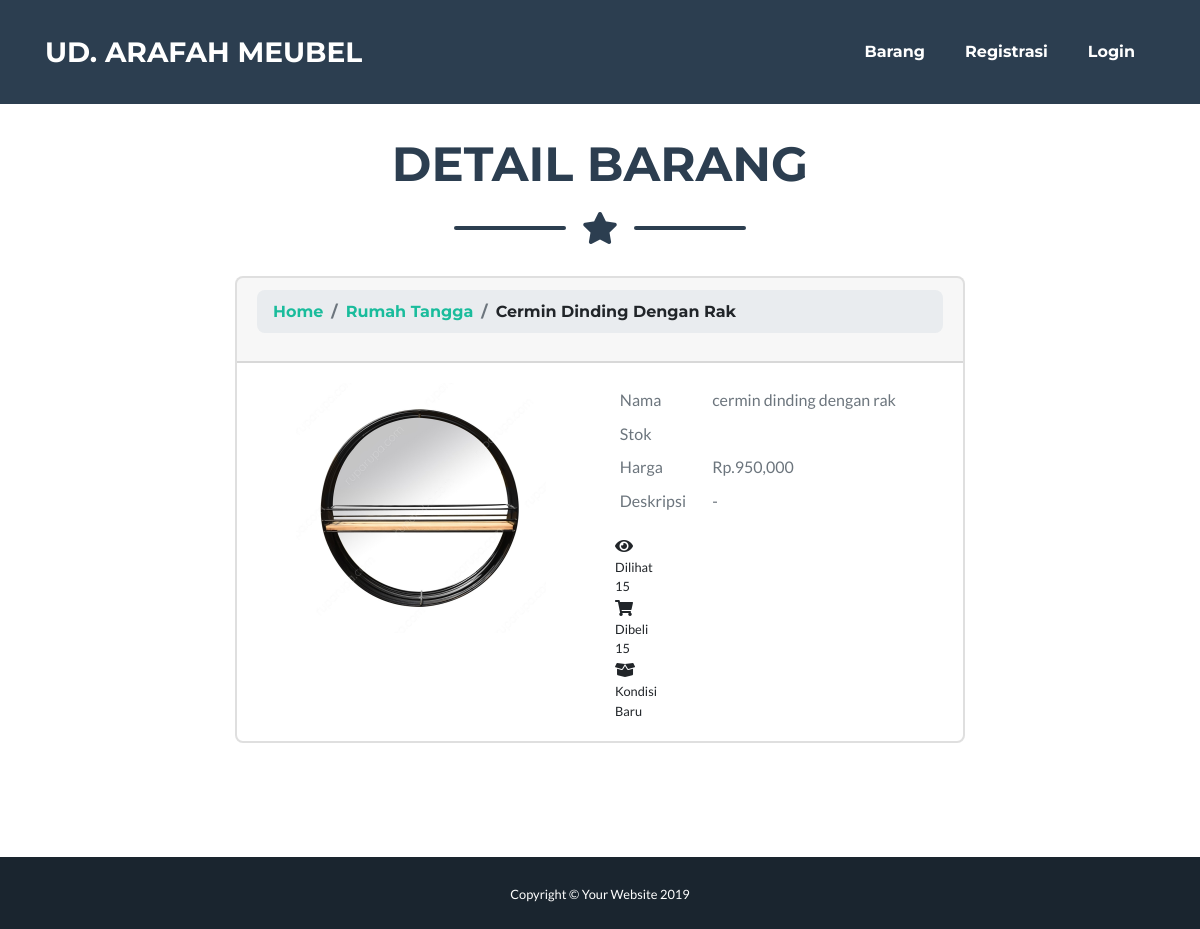
Screenshot of /pel/index2.php?page=view-barang&idpr=5 with the database file from the repository.
### tables this page shows
CREATE TABLE IF NOT EXISTS `tbproduk` (
  `id` int(10) NOT NULL,
  `id_kategori` varchar(10) NOT NULL,
  `nama_barang` text NOT NULL,
  `harga` varchar(10) NOT NULL,
  `stok` char(10) NOT NULL,
  `deskripsi` text NOT NULL,
  `tanggal` varchar(50) NOT NULL,
  `img` varchar(50) NOT NULL
);

CREATE TABLE IF NOT EXISTS `tbkategori` (
  `id` int(10) NOT NULL,
  `kategori` varchar(200) NOT NULL
);

### pel/laman/view_barang.php (the view, shortened to what this page needs)
<?php
$id = $_GET['idpr'];
$sql = mysql_query("SELECT a.id as idp,b.id as idk,a.nama_barang,b.kategori,a.harga,a.deskripsi,a.img FROM tbproduk a, tbkategori b WHERE a.id_kategori=b.id AND a.id='$id'");
$d = mysql_fetch_array($sql);
?>
<div class="col-md-8 offset-md-2">
	<div class="card">
		<div class="card-header text-capitalize h4">
			<div class="breadcrumb no-background h6">
				<a href="?page=barang" class="breadcrumb-item link">Home</a>
				<a href="?page=barang&idkat=<?= $d['idk'];?>" class="breadcrumb-item link"><?= $d['kategori'];?></a>
				<span class="breadcrumb-item"><?= $d['nama_barang'];?></span>
			</div>
		</div>
		<div class="card-body">
			<div class="row">
				<div class="col-md-6">
					<img src="../admin/img/produk/<?= $d['img'];?>" class="img-fluid mx-auto d-block" style="height:250px">
				</div>
				<div class="col-md-6">
					<table class="table table-sm table-hover table-borderless text-muted">
						<tr>
							<td>Nama</td>
							<td><?= $d['nama_barang'];?></td>
						</tr>
						<tr>
							<td>Stok</td>
							<td><?= $d['stok'];?></td>
						</tr>
						<tr>
							<td>Harga</td>
							<td>Rp.<?= number_format($d['harga']);?></td>
						</tr>
						<tr>
							<td>Deskripsi</td>
							<td><?= $d['deskripsi'];?></td>
						</tr>
					</table>
					<div class="row">
						<div class="col-md-12">
							<div class="btn-icon-split">
								<div class="icon not-back my-auto"><i class="fa fa-eye"></i></div>
								<div class="text pl-0 small">Dilihat<br>15</div>
							</div>
							<div class="btn-icon-split">
								<div class="icon not-back my-auto"><i class="fa fa-shopping-cart"></i></div>
								<div class="text pl-0 small">Dibeli<br>15</div>
							</div>
							<div class="btn-icon-split">
								<div class="icon not-back my-auto"><i class="fa fa-box-open"></i></div>
								<div class="text pl-0 small">Kondisi<br>Baru</div>
							</div>
						</div>
					</div>
				</div>
			</div>
		</div>
	</div>
</div>

### rows the page displays
tbproduk: id_kategori.kategori "Rumah Tangga", nama_barang "Cermin Dinding Dengan Rak", img (picture), nama_barang "cermin dinding dengan rak", harga "950,000", deskripsi "-"

### other values shown
$title "DETAIL BARANG"
